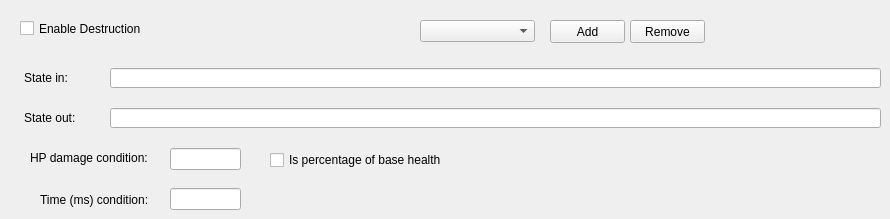
    <widget class="QWidget" name="desTab">
     <property name="autoFillBackground">
      <bool>true</bool>
     </property>
     <attribute name="title">
      <string>Destruction</string>
     </attribute>
     <widget class="QCheckBox" name="desCheck">
      <property name="geometry">
       <rect>
        <x>20</x>
        <y>20</y>
        <width>121</width>
        <height>17</height>
       </rect>
      </property>
      <property name="autoFillBackground">
       <bool>false</bool>
      </property>
      <property name="text">
       <string>Enable Destruction</string>
      </property>
     </widget>
     <widget class="QPushButton" name="desRemoveButton">
      <property name="geometry">
       <rect>
        <x>630</x>
        <y>20</y>
        <width>75</width>
        <height>23</height>
       </rect>
      </property>
      <property name="text">
       <string>Remove</string>
      </property>
     </widget>
     <widget class="QPushButton" name="desAddButton">
      <property name="geometry">
       <rect>
        <x>550</x>
        <y>20</y>
        <width>75</width>
        <height>23</height>
       </rect>
      </property>
      <property name="text">
       <string>Add</string>
      </property>
     </widget>
     <widget class="QComboBox" name="desComboBox">
      <property name="geometry">
       <rect>
        <x>420</x>
        <y>20</y>
        <width>115</width>
        <height>22</height>
       </rect>
      </property>
     </widget>
     <widget class="QLabel" name="label_183">
      <property name="geometry">
       <rect>
        <x>24</x>
        <y>70</y>
        <width>91</width>
        <height>16</height>
       </rect>
      </property>
      <property name="text">
       <string>State in:</string>
      </property>
     </widget>
     <widget class="QLineEdit" name="desStateInEdit">
      <property name="geometry">
       <rect>
        <x>110</x>
        <y>68</y>
        <width>771</width>
        <height>20</height>
       </rect>
      </property>
     </widget>
     <widget class="QLabel" name="label_184">
      <property name="geometry">
       <rect>
        <x>24</x>
        <y>110</y>
        <width>91</width>
        <height>16</height>
       </rect>
      </property>
      <property name="text">
       <string>State out:</string>
      </property>
     </widget>
     <widget class="QLineEdit" name="desStateOutEdit">
      <property name="geometry">
       <rect>
        <x>110</x>
        <y>108</y>
        <width>771</width>
        <height>20</height>
       </rect>
      </property>
     </widget>
     <widget class="QLabel" name="label_185">
      <property name="geometry">
       <rect>
        <x>30</x>
        <y>150</y>
        <width>131</width>
        <height>16</height>
       </rect>
      </property>
      <property name="text">
       <string>HP damage condition:</string>
      </property>
     </widget>
     <widget class="QLineEdit" name="desDamageEdit">
      <property name="geometry">
       <rect>
        <x>170</x>
        <y>148</y>
        <width>71</width>
        <height>22</height>
       </rect>
      </property>
     </widget>
     <widget class="QCheckBox" name="desPercCheck">
      <property name="geometry">
       <rect>
        <x>270</x>
        <y>150</y>
        <width>191</width>
        <height>20</height>
       </rect>
      </property>
      <property name="text">
       <string>Is percentage of base health</string>
      </property>
     </widget>
     <widget class="QLabel" name="label_186">
      <property name="geometry">
       <rect>
        <x>40</x>
        <y>190</y>
        <width>121</width>
        <height>20</height>
       </rect>
      </property>
      <property name="text">
       <string>Time (ms) condition:</string>
      </property>
     </widget>
     <widget class="QLineEdit" name="desTimeEdit">
      <property name="geometry">
       <rect>
        <x>170</x>
        <y>188</y>
        <width>71</width>
        <height>22</height>
       </rect>
      </property>
     </widget>
    </widget>
